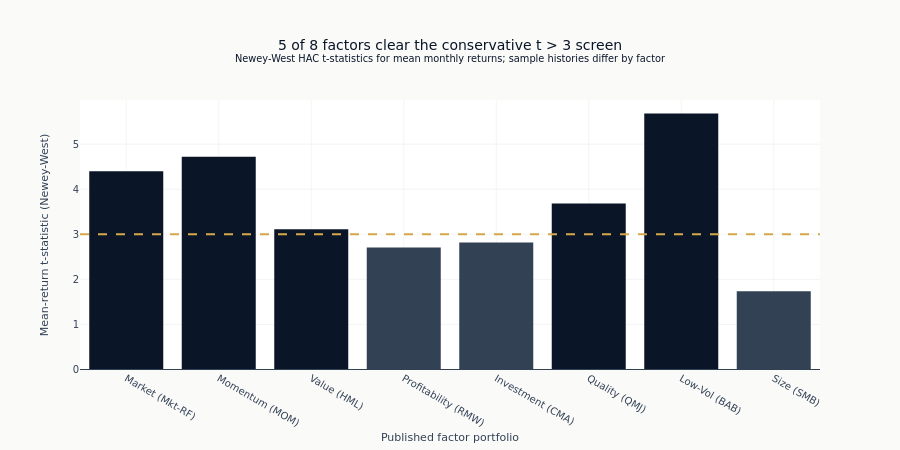

Write notebook code for a chart like this one.
### Markdown cell above
The Harvey threshold belongs on the mean-return t-statistic itself. Bars above
three clear the conservative discovery screen; annualized Sharpe remains in the
hover text as a separate economic-magnitude diagnostic.

### Code cell
fig = go.Figure()
fig.add_trace(
    go.Bar(
        x=[labels.get(factor, factor) for factor in factor_order],
        y=[factor_stats[factor]["t_stat"] for factor in factor_order],
        marker_color=[
            COLORS["blue"] if factor_stats[factor]["t_stat"] > 3 else COLORS["neutral"]
            for factor in factor_order
        ],
        customdata=np.array([[factor_stats[factor]["sharpe"]] for factor in factor_order]),
        hovertemplate="<b>%{x}</b><br>Mean t (NW): %{y:.2f}<br>Annualized Sharpe: "
        "%{customdata[0]:.2f}<extra></extra>",
    )
)
fig.add_hline(y=3, line_dash="dash", line_color=COLORS["amber"], line_width=2)
fig.add_hline(y=0, line_color=COLORS["neutral"], line_width=1)

fig.update_layout(
    title=(
        f"{int(stats_df['significant_harvey'].sum())} of {len(stats_df)} factors clear the "
        "conservative t > 3 screen<br><sup>Newey-West HAC t-statistics for mean monthly "
        "returns; sample histories differ by factor</sup>"
    ),
    xaxis_title="Published factor portfolio",
    yaxis_title="Mean-return t-statistic (Newey-West)",
    showlegend=False,
    height=450,
)

show_figure(fig)

### Figure 1 — Plotly figure (JSON) as saved in the notebook; plotly's stock layout.template omitted (floating-point values rounded to 4 significant figures)
{"data": [{"customdata": [[0.4547], [0.4614], [0.3435], [0.3785], [0.4038], [0.5049], [0.7072], [0.1808]], "hovertemplate": "<b>%{x}</b><br>Mean t (NW): %{y:.2f}<br>Annualized Sharpe: %{customdata[0]:.2f}<extra></extra>", "marker": {"color": ["#0a1628", "#0a1628", "#0a1628", "#334155", "#334155", "#0a1628", "#0a1628", "#334155"]}, "type": "bar", "x": ["Market (Mkt-RF)", "Momentum (MOM)", "Value (HML)", "Profitability (RMW)", "Investment (CMA)", "Quality (QMJ)", "Low-Vol (BAB)", "Size (SMB)"], "y": [4.401, 4.719, 3.111, 2.709, 2.817, 3.683, 5.68, 1.738]}], "layout": {"height": 450, "shapes": [{"line": {"color": "#D4A84B", "dash": "dash", "width": 2}, "type": "line", "x0": 0, "x1": 1, "xref": "x domain", "y0": 3, "y1": 3, "yref": "y"}, {"line": {"color": "#334155", "width": 1}, "type": "line", "x0": 0, "x1": 1, "xref": "x domain", "y0": 0, "y1": 0, "yref": "y"}], "showlegend": false, "title": {"text": "5 of 8 factors clear the conservative t > 3 screen<br><sup>Newey-West HAC t-statistics for mean monthly returns; sample histories differ by factor</sup>"}, "xaxis": {"title": {"text": "Published factor portfolio"}}, "yaxis": {"title": {"text": "Mean-return t-statistic (Newey-West)"}}}}
